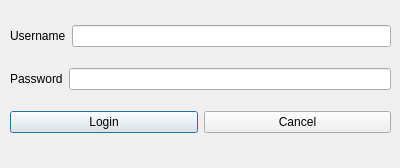
<?xml version="1.0" encoding="UTF-8"?>
<ui version="4.0">
 <class>LoginWindow</class>
 <widget class="QDialog" name="LoginWindow">
  <property name="geometry">
   <rect>
    <x>0</x>
    <y>0</y>
    <width>400</width>
    <height>168</height>
   </rect>
  </property>
  <property name="windowTitle">
   <string>Dialog</string>
  </property>
  <widget class="QWidget" name="">
   <property name="geometry">
    <rect>
     <x>10</x>
     <y>10</y>
     <width>381</width>
     <height>141</height>
    </rect>
   </property>
   <layout class="QVBoxLayout" name="verticalLayout">
    <item>
     <layout class="QHBoxLayout" name="horizontalLayout">
      <item>
       <widget class="QLabel" name="label_Username">
        <property name="text">
         <string>Username</string>
        </property>
       </widget>
      </item>
      <item>
       <widget class="QLineEdit" name="lineEdit_Username"/>
      </item>
     </layout>
    </item>
    <item>
     <layout class="QHBoxLayout" name="horizontalLayout_2">
      <item>
       <widget class="QLabel" name="label_Password">
        <property name="text">
         <string>Password</string>
        </property>
       </widget>
      </item>
      <item>
       <widget class="QLineEdit" name="lineEdit_Password">
        <property name="echoMode">
         <enum>QLineEdit::Password</enum>
        </property>
       </widget>
      </item>
     </layout>
    </item>
    <item>
     <layout class="QHBoxLayout" name="horizontalLayout_3">
      <item>
       <widget class="QPushButton" name="pushButton_Login">
        <property name="text">
         <string>Login</string>
        </property>
       </widget>
      </item>
      <item>
       <widget class="QPushButton" name="pushButton_Cancel">
        <property name="text">
         <string>Cancel</string>
        </property>
       </widget>
      </item>
     </layout>
    </item>
   </layout>
  </widget>
 </widget>
 <resources/>
 <connections/>
</ui>
